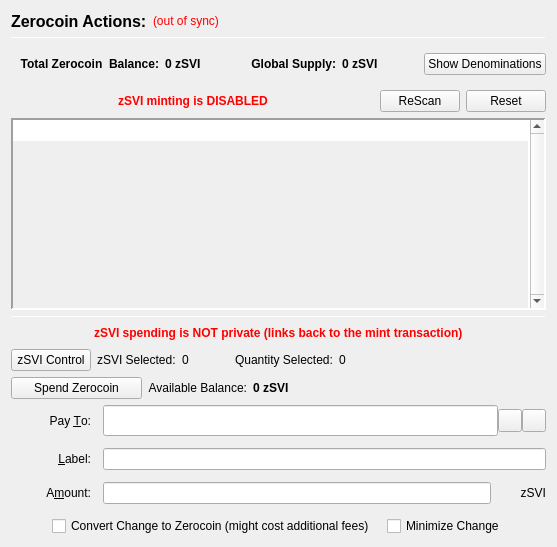
                  <widget class="QFrame" name="verticalFrameLeft">
                   <layout class="QVBoxLayout" name="verticalLayout_2">
                    <item>
                     <layout class="QVBoxLayout" name="verticalLayout_3">
                      <item>
                       <layout class="QHBoxLayout" name="horizontalLayout_3">
                        <item>
                         <widget class="QLabel" name="labelzSVIActions">
                          <property name="font">
                           <font>
                            <pointsize>12</pointsize>
                            <weight>75</weight>
                            <bold>true</bold>
                           </font>
                          </property>
                          <property name="text">
                           <string>Zerocoin Actions:</string>
                          </property>
                          <property name="alignment">
                           <set>Qt::AlignLeading|Qt::AlignLeft|Qt::AlignVCenter</set>
                          </property>
                         </widget>
                        </item>
                        <item>
                         <widget class="QLabel" name="labelzSVISyncStatus">
                          <property name="toolTip">
                           <string>The displayed information may be out of date. Your wallet automatically synchronizes with the Saving network after a connection is established, but this process has not completed yet.</string>
                          </property>
                          <property name="styleSheet">
                           <string notr="true">QLabel { color: red; }</string>
                          </property>
                          <property name="text">
                           <string notr="true">(out of sync)</string>
                          </property>
                          <property name="alignment">
                           <set>Qt::AlignLeading|Qt::AlignLeft|Qt::AlignVCenter</set>
                          </property>
                         </widget>
                        </item>
                        <item>
                         <spacer name="horizontalSpacer">
                          <property name="orientation">
                           <enum>Qt::Horizontal</enum>
                          </property>
                          <property name="sizeHint" stdset="0">
                           <size>
                            <width>40</width>
                            <height>20</height>
                           </size>
                          </property>
                         </spacer>
                        </item>
                       </layout>
                      </item>
                      <item>
                       <widget class="Line" name="lineUpperLeft">
                        <property name="minimumSize">
                         <size>
                          <width>0</width>
                          <height>1</height>
                         </size>
                        </property>
                        <property name="maximumSize">
                         <size>
                          <width>16777215</width>
                          <height>1</height>
                         </size>
                        </property>
                        <property name="frameShadow">
                         <enum>QFrame::Sunken</enum>
                        </property>
                        <property name="orientation">
                         <enum>Qt::Horizontal</enum>
                        </property>
                       </widget>
                      </item>
                      <item>
                       <widget class="QFrame" name="balanceSupplyFrame">
                        <layout class="QHBoxLayout" name="horizontalLayout_2" stretch="0,0,0,1,0">
                         <property name="rightMargin">
                          <number>0</number>
                         </property>
                         <item>
                          <layout class="QHBoxLayout" name="horizontalLayout_34">
                           <item>
                            <widget class="QLabel" name="labelzAvailableText_3">
                             <property name="font">
                              <font>
                               <weight>75</weight>
                               <bold>true</bold>
                              </font>
                             </property>
                             <property name="toolTip">
                              <string>Total Balance including unconfirmed and immature zSVI</string>
                             </property>
                             <property name="text">
                              <string>Total Zerocoin  Balance:</string>
                             </property>
                             <property name="alignment">
                              <set>Qt::AlignRight|Qt::AlignTrailing|Qt::AlignVCenter</set>
                             </property>
                            </widget>
                           </item>
                           <item>
                            <widget class="QLabel" name="labelzAvailableAmount_4">
                             <property name="minimumSize">
                              <size>
                               <width>40</width>
                               <height>0</height>
                              </size>
                             </property>
                             <property name="font">
                              <font>
                               <weight>75</weight>
                               <bold>true</bold>
                              </font>
                             </property>
                             <property name="toolTip">
                              <string>Total Balance including unconfirmed and immature zSVI</string>
                             </property>
                             <property name="text">
                              <string>0 zSVI</string>
                             </property>
                             <property name="alignment">
                              <set>Qt::AlignLeading|Qt::AlignLeft|Qt::AlignVCenter</set>
                             </property>
                            </widget>
                           </item>
                          </layout>
                         </item>
                         <item>
                          <spacer name="horizontalSpacer_32">
                           <property name="orientation">
                            <enum>Qt::Horizontal</enum>
                           </property>
                           <property name="sizeHint" stdset="0">
                            <size>
                             <width>40</width>
                             <height>20</height>
                            </size>
                           </property>
                          </spacer>
                         </item>
                         <item>
                          <layout class="QHBoxLayout" name="horizontalLayout_35">
                           <item>
                            <widget class="QLabel" name="labelZsupplyText_2">
                             <property name="font">
                              <font>
                               <weight>75</weight>
                               <bold>true</bold>
                              </font>
                             </property>
                             <property name="text">
                              <string>Global Supply:</string>
                             </property>
                             <property name="alignment">
                              <set>Qt::AlignRight|Qt::AlignTrailing|Qt::AlignVCenter</set>
                             </property>
                            </widget>
                           </item>
                           <item>
                            <widget class="QLabel" name="labelZsupplyAmount_2">
                             <property name="font">
                              <font>
                               <weight>75</weight>
                               <bold>true</bold>
                              </font>
                             </property>
                             <property name="text">
                              <string>0 zSVI</string>
                             </property>
                            </widget>
                           </item>
                          </layout>
                         </item>
                         <item>
                          <spacer name="horizontalSpacer_31">
                           <property name="orientation">
                            <enum>Qt::Horizontal</enum>
                           </property>
                           <property name="sizeHint" stdset="0">
                            <size>
                             <width>40</width>
                             <height>20</height>
                            </size>
                           </property>
                          </spacer>
                         </item>
                         <item>
                          <widget class="QPushButton" name="pushButtonShowDenoms">
                           <property name="toolTip">
                            <string>Show zSVI denominations list</string>
                           </property>
                           <property name="text">
                            <string>Show Denominations</string>
                           </property>
                          </widget>
                         </item>
                        </layout>
                       </widget>
                      </item>
                      <item>
                       <layout class="QHBoxLayout" name="horizontalLayout_4">
                        <item>
                         <spacer name="horizontalSpacer_2">
                          <property name="orientation">
                           <enum>Qt::Horizontal</enum>
                          </property>
                          <property name="sizeHint" stdset="0">
                           <size>
                            <width>40</width>
                            <height>20</height>
                           </size>
                          </property>
                         </spacer>
                        </item>
                        <item>
                         <widget class="QLabel" name="label">
                          <property name="styleSheet">
                           <string notr="true">color: red;
font-weight: bold;</string>
                          </property>
                          <property name="text">
                           <string>zSVI minting is DISABLED</string>
                          </property>
                         </widget>
                        </item>
                        <item>
                         <spacer name="horizontalSpacer_3">
                          <property name="orientation">
                           <enum>Qt::Horizontal</enum>
                          </property>
                          <property name="sizeHint" stdset="0">
                           <size>
                            <width>40</width>
                            <height>20</height>
                           </size>
                          </property>
                         </spacer>
                        </item>
                        <item>
                         <widget class="QPushButton" name="pushButtonMintReset">
                          <property name="maximumSize">
                           <size>
                            <width>80</width>
                            <height>16777215</height>
                           </size>
                          </property>
                          <property name="toolTip">
                           <string>Rescan the complete blockchain for  Zerocoin mints and their meta-data.</string>
                          </property>
                          <property name="text">
                           <string>ReScan</string>
                          </property>
                         </widget>
                        </item>
                        <item>
                         <widget class="QPushButton" name="pushButtonSpentReset">
                          <property name="maximumSize">
                           <size>
                            <width>80</width>
                            <height>16777215</height>
                           </size>
                          </property>
                          <property name="toolTip">
                           <string>Reset Zerocoin Wallet DB. Deletes transactions that did not make it into the blockchain.</string>
                          </property>
                          <property name="text">
                           <string>Reset</string>
                          </property>
                         </widget>
                        </item>
                       </layout>
                      </item>
                      <item>
                       <widget class="QPlainTextEdit" name="TEMintStatus">
                        <property name="font">
                         <font>
                          <pointsize>8</pointsize>
                         </font>
                        </property>
                        <property name="toolTip">
                         <string>Status and/or Mesages from the last Mint Action.</string>
                        </property>
                        <property name="frameShape">
                         <enum>QFrame::Panel</enum>
                        </property>
                        <property name="frameShadow">
                         <enum>QFrame::Sunken</enum>
                        </property>
                        <property name="lineWidth">
                         <number>2</number>
                        </property>
                        <property name="midLineWidth">
                         <number>2</number>
                        </property>
                        <property name="verticalScrollBarPolicy">
                         <enum>Qt::ScrollBarAlwaysOn</enum>
                        </property>
                        <property name="horizontalScrollBarPolicy">
                         <enum>Qt::ScrollBarAlwaysOff</enum>
                        </property>
                        <property name="readOnly">
                         <bool>true</bool>
                        </property>
                        <property name="plainText">
                         <string notr="true"/>
                        </property>
                        <property name="backgroundVisible">
                         <bool>true</bool>
                        </property>
                       </widget>
                      </item>
                      <item>
                       <widget class="Line" name="line">
                        <property name="minimumSize">
                         <size>
                          <width>0</width>
                          <height>1</height>
                         </size>
                        </property>
                        <property name="maximumSize">
                         <size>
                          <width>16777215</width>
                          <height>1</height>
                         </size>
                        </property>
                        <property name="orientation">
                         <enum>Qt::Horizontal</enum>
                        </property>
                       </widget>
                      </item>
                      <item>
                       <layout class="QHBoxLayout" name="horizontalLayout_7">
                        <item>
                         <spacer name="horizontalSpacer_18">
                          <property name="orientation">
                           <enum>Qt::Horizontal</enum>
                          </property>
                          <property name="sizeHint" stdset="0">
                           <size>
                            <width>40</width>
                            <height>20</height>
                           </size>
                          </property>
                         </spacer>
                        </item>
                        <item>
                         <widget class="QLabel" name="label_2">
                          <property name="styleSheet">
                           <string notr="true">color: red;
font-weight: bold;</string>
                          </property>
                          <property name="text">
                           <string>zSVI spending is NOT private (links back to the mint transaction)</string>
                          </property>
                         </widget>
                        </item>
                        <item>
                         <spacer name="horizontalSpacer_30">
                          <property name="orientation">
                           <enum>Qt::Horizontal</enum>
                          </property>
                          <property name="sizeHint" stdset="0">
                           <size>
                            <width>40</width>
                            <height>20</height>
                           </size>
                          </property>
                         </spacer>
                        </item>
                       </layout>
                      </item>
                      <item>
                       <layout class="QHBoxLayout" name="horizontalLayout_24">
                        <property name="leftMargin">
                         <number>0</number>
                        </property>
                        <property name="bottomMargin">
                         <number>0</number>
                        </property>
                        <item>
                         <widget class="QPushButton" name="pushButtonZPivControl">
                          <property name="text">
                           <string>zSVI Control</string>
                          </property>
                         </widget>
                        </item>
                        <item>
                         <widget class="QLabel" name="labelzPivSelected">
                          <property name="text">
                           <string>zSVI Selected:</string>
                          </property>
                         </widget>
                        </item>
                        <item>
                         <widget class="QLabel" name="labelzPivSelected_int">
                          <property name="text">
                           <string>0</string>
                          </property>
                         </widget>
                        </item>
                        <item>
                         <spacer name="horizontalSpacer_17">
                          <property name="orientation">
                           <enum>Qt::Horizontal</enum>
                          </property>
                          <property name="sizeType">
                           <enum>QSizePolicy::Fixed</enum>
                          </property>
                          <property name="sizeHint" stdset="0">
                           <size>
                            <width>40</width>
                            <height>20</height>
                           </size>
                          </property>
                         </spacer>
                        </item>
                        <item>
                         <widget class="QLabel" name="labelQuantitySelected">
                          <property name="text">
                           <string>Quantity Selected:</string>
                          </property>
                         </widget>
                        </item>
                        <item>
                         <widget class="QLabel" name="labelQuantitySelected_int">
                          <property name="text">
                           <string>0</string>
                          </property>
                         </widget>
                        </item>
                        <item>
                         <spacer name="horizontalSpacer_19">
                          <property name="orientation">
                           <enum>Qt::Horizontal</enum>
                          </property>
                          <property name="sizeHint" stdset="0">
                           <size>
                            <width>40</width>
                            <height>20</height>
                           </size>
                          </property>
                         </spacer>
                        </item>
                       </layout>
                      </item>
                      <item>
                       <layout class="QHBoxLayout" name="horizontalLayout_6">
                        <item>
                         <widget class="QPushButton" name="pushButtonSpendzSVI">
                          <property name="minimumSize">
                           <size>
                            <width>131</width>
                            <height>0</height>
                           </size>
                          </property>
                          <property name="toolTip">
                           <string>Spend Zerocoin. Without 'Pay To:' address creates payments to yourself.</string>
                          </property>
                          <property name="text">
                           <string>Spend Zerocoin</string>
                          </property>
                         </widget>
                        </item>
                        <item>
                         <widget class="QLabel" name="labelzSVIBalanceText">
                          <property name="toolTip">
                           <string>Available (mature and spendable) zSVI for spending</string>
                          </property>
                          <property name="text">
                           <string>Available Balance:</string>
                          </property>
                          <property name="alignment">
                           <set>Qt::AlignRight|Qt::AlignTrailing|Qt::AlignVCenter</set>
                          </property>
                         </widget>
                        </item>
                        <item>
                         <widget class="QLabel" name="labelzAvailableAmount_2">
                          <property name="font">
                           <font>
                            <weight>75</weight>
                            <bold>true</bold>
                           </font>
                          </property>
                          <property name="toolTip">
                           <string>Available (mature and spendable) zSVI for spending

zSVI are mature when they have more than 20 confirmations AND more than 2 mints of the same denomination after them were minted</string>
                          </property>
                          <property name="text">
                           <string>0 zSVI</string>
                          </property>
                          <property name="alignment">
                           <set>Qt::AlignLeading|Qt::AlignLeft|Qt::AlignVCenter</set>
                          </property>
                         </widget>
                        </item>
                        <item>
                         <spacer name="horizontalSpacer_4">
                          <property name="orientation">
                           <enum>Qt::Horizontal</enum>
                          </property>
                          <property name="sizeHint" stdset="0">
                           <size>
                            <width>40</width>
                            <height>20</height>
                           </size>
                          </property>
                         </spacer>
                        </item>
                       </layout>
                      </item>
                      <item>
                       <layout class="QGridLayout" name="gridLayout_7">
                        <property name="spacing">
                         <number>12</number>
                        </property>
                        <item row="0" column="0">
                         <widget class="QLabel" name="payToLabel">
                          <property name="minimumSize">
                           <size>
                            <width>80</width>
                            <height>0</height>
                           </size>
                          </property>
                          <property name="text">
                           <string>Pay &amp;To:</string>
                          </property>
                          <property name="alignment">
                           <set>Qt::AlignRight|Qt::AlignTrailing|Qt::AlignVCenter</set>
                          </property>
                          <property name="buddy">
                           <cstring>payTo</cstring>
                          </property>
                         </widget>
                        </item>
                        <item row="0" column="1">
                         <layout class="QHBoxLayout" name="payToLayout">
                          <property name="spacing">
                           <number>0</number>
                          </property>
                          <item>
                           <widget class="QValidatedLineEdit" name="payTo">
                            <property name="enabled">
                             <bool>true</bool>
                            </property>
                            <property name="minimumSize">
                             <size>
                              <width>0</width>
                              <height>31</height>
                             </size>
                            </property>
                            <property name="toolTip">
                             <string>The Saving address to send the payment to. Creates local payment to yourself when empty.</string>
                            </property>
                           </widget>
                          </item>
                          <item>
                           <widget class="QToolButton" name="addressBookButton">
                            <property name="toolTip">
                             <string>Choose previously used address</string>
                            </property>
                            <property name="text">
                             <string/>
                            </property>
                            <property name="icon">
                             <iconset resource="../saving.qrc">
                              <normaloff>:/icons/address-book</normaloff>:/icons/address-book</iconset>
                            </property>
                            <property name="shortcut">
                             <string>Alt+A</string>
                            </property>
                           </widget>
                          </item>
                          <item>
                           <widget class="QToolButton" name="pasteButton">
                            <property name="toolTip">
                             <string>Paste address from clipboard</string>
                            </property>
                            <property name="text">
                             <string/>
                            </property>
                            <property name="icon">
                             <iconset resource="../saving.qrc">
                              <normaloff>:/icons/editpaste</normaloff>:/icons/editpaste</iconset>
                            </property>
                            <property name="shortcut">
                             <string>Alt+P</string>
                            </property>
                           </widget>
                          </item>
                         </layout>
                        </item>
                        <item row="1" column="0">
                         <widget class="QLabel" name="labelLabel">
                          <property name="minimumSize">
                           <size>
                            <width>80</width>
                            <height>0</height>
                           </size>
                          </property>
                          <property name="text">
                           <string>&amp;Label:</string>
                          </property>
                          <property name="alignment">
                           <set>Qt::AlignRight|Qt::AlignTrailing|Qt::AlignVCenter</set>
                          </property>
                          <property name="buddy">
                           <cstring>addAsLabel</cstring>
                          </property>
                         </widget>
                        </item>
                        <item row="1" column="1">
                         <widget class="QLineEdit" name="addAsLabel">
                          <property name="toolTip">
                           <string>Enter a label for this address to add it to the list of used addresses</string>
                          </property>
                         </widget>
                        </item>
                        <item row="2" column="0">
                         <widget class="QLabel" name="amountLabel">
                          <property name="minimumSize">
                           <size>
                            <width>80</width>
                            <height>0</height>
                           </size>
                          </property>
                          <property name="text">
                           <string>A&amp;mount:</string>
                          </property>
                          <property name="alignment">
                           <set>Qt::AlignRight|Qt::AlignTrailing|Qt::AlignVCenter</set>
                          </property>
                          <property name="buddy">
                           <cstring>zSVIpayAmount</cstring>
                          </property>
                         </widget>
                        </item>
                        <item row="2" column="1">
                         <layout class="QHBoxLayout" name="horizontalLayout_9">
                          <property name="spacing">
                           <number>0</number>
                          </property>
                          <item>
                           <widget class="QLineEdit" name="zSVIpayAmount"/>
                          </item>
                          <item>
                           <widget class="QLabel" name="labelzSVI">
                            <property name="minimumSize">
                             <size>
                              <width>55</width>
                              <height>0</height>
                             </size>
                            </property>
                            <property name="text">
                             <string>zSVI</string>
                            </property>
                            <property name="alignment">
                             <set>Qt::AlignRight|Qt::AlignTrailing|Qt::AlignVCenter</set>
                            </property>
                           </widget>
                          </item>
                         </layout>
                        </item>
                        <item row="3" column="0" colspan="2">
                         <layout class="QHBoxLayout" name="horizontalLayout_10">
                          <item>
                           <spacer name="horizontalSpacer_5">
                            <property name="orientation">
                             <enum>Qt::Horizontal</enum>
                            </property>
                            <property name="sizeHint" stdset="0">
                             <size>
                              <width>40</width>
                              <height>20</height>
                             </size>
                            </property>
                           </spacer>
                          </item>
                          <item>
                           <widget class="QCheckBox" name="checkBoxMintChange">
                            <property name="sizePolicy">
                             <sizepolicy hsizetype="MinimumExpanding" vsizetype="Fixed">
                              <horstretch>0</horstretch>
                              <verstretch>0</verstretch>
                             </sizepolicy>
                            </property>
                            <property name="layoutDirection">
                             <enum>Qt::LeftToRight</enum>
                            </property>
                            <property name="text">
                             <string>Convert Change to Zerocoin (might cost additional fees)</string>
                            </property>
                           </widget>
                          </item>
                          <item>
                           <widget class="QCheckBox" name="checkBoxMinimizeChange">
                            <property name="toolTip">
                             <string>If checked, the wallet tries to minimize the returning change instead of minimizing the number of spent denominations.</string>
                            </property>
                            <property name="text">
                             <string>Minimize Change</string>
                            </property>
                           </widget>
                          </item>
                          <item>
                           <spacer name="horizontalSpacer_6">
                            <property name="orientation">
                             <enum>Qt::Horizontal</enum>
                            </property>
                            <property name="sizeHint" stdset="0">
                             <size>
                              <width>40</width>
                              <height>20</height>
                             </size>
                            </property>
                           </spacer>
                          </item>
                         </layout>
                        </item>
                       </layout>
                      </item>
                     </layout>
                    </item>
                   </layout>
                  </widget>
